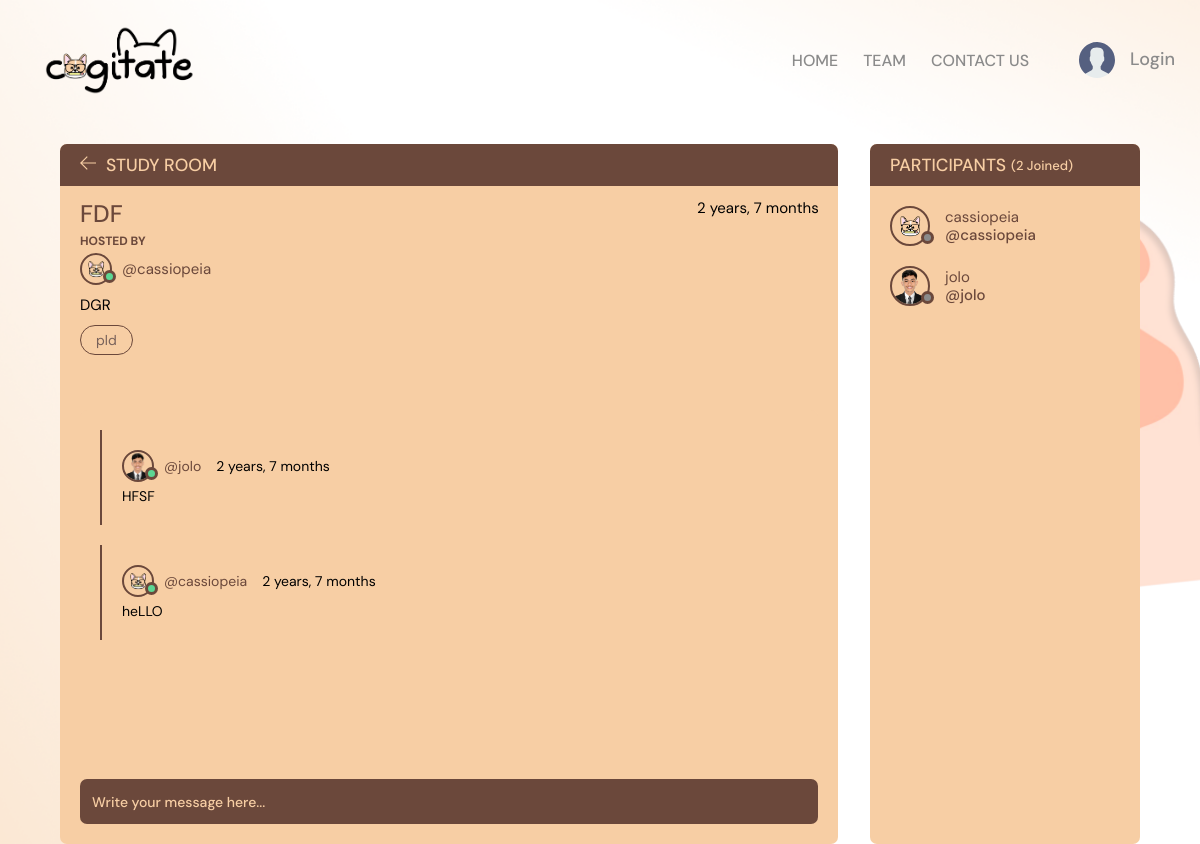
/room/13/, run on the app's committed database.
### base/models.py (models this page shows, shortened)
class Room(models.Model):
    host = models.ForeignKey(User, on_delete=models.SET_NULL, null=True)
    topic = models.ForeignKey(Topic, on_delete=models.SET_NULL, null=True)
    name = models.CharField(max_length=200)
    description = models.TextField(null=True, blank=True)
    participants = models.ManyToManyField(User, related_name='participants', blank=True)
    updated = models.DateTimeField(auto_now=True)
    created = models.DateTimeField(auto_now_add=True)
    class Meta:
        ordering = ['-updated', '-created']

class User(AbstractUser):
    name = models.CharField(max_length=200, null=True)
    email = models.EmailField(unique=True, null=True)
    bio = models.TextField(null=True)
    avatar = models.ImageField(null=True, default="avatar.svg")
    USERNAME_FIELD = 'email'
    REQUIRED_FIELDS = []

class Topic(models.Model):
    name = models.CharField(max_length=200)
    def __str__(self):
        return self.name

class Message(models.Model):
    user = models.ForeignKey(User, on_delete=models.CASCADE)
    room = models.ForeignKey(Room, on_delete=models.CASCADE)
    body = models.TextField()
    updated = models.DateTimeField(auto_now=True)
    created = models.DateTimeField(auto_now_add=True)
    class Meta:
        ordering = ['-updated', '-created']

### base/views.py (the view, shortened to what this page needs)
# urls.py: path('room/<str:pk>/', views.room, name="room"),
def room(request, pk):
    room = Room.objects.get(id=pk)
    room_messages = room.message_set.all().order_by('-created')
    participants = room.participants.all()
    context = {'room': room, 'room_messages': room_messages, 'participants': participants}
    return render(request, 'base/room.html', context)

### base/templates/base/room.html (shortened to what this page needs)
{% extends 'main.html' %}
{% block content %}
<main class="profile-page layout layout--2">
  <div class="container">
    <div class="room">
      <div class="room__top">
        <div class="room__topLeft">
          <a href="{% url 'forums' %}">
            <svg version="1.1" xmlns="http://www.w3.org/2000/svg" width="32" height="32" viewBox="0 0 32 32">
              <title>arrow-left</title>
              <path
                d="M13.723 2.286l-13.723 13.714 13.719 13.714 1.616-1.611-10.96-10.96h27.625v-2.286h-27.625l10.965-10.965-1.616-1.607z">
              </path>
            </svg>
          </a>
          <h3>Study Room</h3>
        </div>
      </div>
      <div class="room__box scroll">
        <div class="room__header scroll">
          <div class="room__info">
            <h3>{{room.name}}</h3>
            <span>{{room.created|timesince}}</span>
          </div>
          <div class="room__hosted">
            <p>Hosted By</p>
            <a href="{% url 'user-profile' room.host.id %}" class="room__author">
              <div class="avatar avatar--small">
                <img src="{{room.host.avatar.url}}" />
              </div>
              <span>@{{room.host.username}}</span>
            </a>
          </div>
          <div class="room__details">
            {{room.description}}
          </div>
          <span class="room__topics">{{room.topic}}</span>
        </div>
        <div class="room__conversation">
          <div class="threads scroll">
            {% for message in room_messages %}
            <div class="thread">
              <div class="thread__top">
                <div class="thread__author">
                  <a href="{% url 'user-profile' message.user.id%}" class="thread__authorInfo">
                    <div class="avatar avatar--small">
                      <img src="{{message.user.avatar.url}}" />
                    </div>
                    <span>@{{message.user.username}}</span>
                  </a>
                  <span class="thread__date">{{message.created|timesince}}</span>
                </div>
            </div>
            <div class="thread__details">
              {{message.body }}
            </div>
          </div>
          {% endfor %}
        </div>
      </div>
    </div>
    <div class="room__message">
      <form action="" method="POST">
        <input name="body" placeholder="Write your message here..." />
      </form>
    </div>
  </div>
  <div class="participants">
    <h3 class="participants__top">Participants <span>({{participants.count}} Joined)</span></h3>
    <div class="participants__list scroll">
      {% for user in participants %}
      <a href="{% url 'user-profile' user.id %}" class="participant">
        <div class="avatar avatar--medium">
          <img src="{{user.avatar.url}}" />
        </div>
        <p>
          {{user.username}}
          <span>@{{user.username}}</span>
        </p>
      </a>
      {% endfor %}
    </div>
  </div>
  </div>
</main>
{% endblock content %}

### templates/main.html (shortened to what this page needs)
<!DOCTYPE html>
{% load static %}
<html lang="en">
  <head>
    <link rel="stylesheet" href="{% static 'styles/style.css' %}" />
  </head>
  <body>
    {% include 'navbar.html' %}
    {% block content %}
    {% endblock %}
  </body>
</html>

### templates/navbar.html (shortened to what this page needs)
{% load static %}
<header class="header">
    <a href="{% url 'home' %}" class="header__logo">
        <img src="{% static 'images/logo.png' %}" alt="Logo" />
    </a>
    <nav class="header__menu">
        <div class="navigation-buttons">
            <a href="{% url 'home' %}">HOME</a>
            <div class="team-list-item">
                <a class="contact-link">TEAM</a>
            </div>
            <div class="contact-list-item">
                <a class="contact-link">CONTACT US</a>
            </div>
        </div>
        {% if request.user.is_authenticated %}
        <div class="header__user">
            <a href="{% url 'user-profile' pk=request.user.pk %}">
                <div class="avatar avatar--medium active">
                    <img src="{{request.user.avatar.url}}" alt="{{request.user.name}}" />
                </div>
                <p>{{request.user.name}}<span>@{{request.user.username}}</span></p>
            </a>
            <button class="dropdown-button">
                <svg version="1.1" xmlns="http://www.w3.org/2000/svg" width="32" height="32" viewBox="0 0 32 32">
                    <title>menu</title>
                    <path d="M16 21l-13-13h-3l16 16 16-16h-3l-13 13z"></path>
                </svg>
            </button>
            <div class="dropdown-menu">
                <a href="{% url 'update-user' %}" class="dropdown-link">
                    <svg version="1.1" xmlns="http://www.w3.org/2000/svg" width="32" height="32"
                        viewBox="0 0 32 32">
                        <title>tools</title>
                        <path
                            d="M27.465 32c-1.211 0-2.35-0.471-3.207-1.328l-9.392-9.391c-2.369 0.898-4.898 0.951-7.355 0.15-3.274-1.074-5.869-3.67-6.943-6.942-0.879-2.682-0.734-5.45 0.419-8.004 0.135-0.299 0.408-0.512 0.731-0.572 0.32-0.051 0.654 0.045 0.887 0.277l5.394 5.395 3.586-3.586-5.394-5.395c-0.232-0.232-0.336-0.564-0.276-0.887s0.272-0.596 0.572-0.732c2.552-1.152 5.318-1.295 8.001-0.418 3.274 1.074 5.869 3.67 6.943 6.942 0.806 2.457 0.752 4.987-0.15 7.358l9.392 9.391c0.844 0.842 1.328 2.012 1.328 3.207-0 2.5-2.034 4.535-4.535 4.535zM15.101 19.102c0.26 0 0.516 0.102 0.707 0.293l9.864 9.863c0.479 0.479 1.116 0.742 1.793 0.742 1.398 0 2.535-1.137 2.535-2.535 0-0.668-0.27-1.322-0.742-1.793l-9.864-9.863c-0.294-0.295-0.376-0.74-0.204-1.119 0.943-2.090 1.061-4.357 0.341-6.555-0.863-2.631-3.034-4.801-5.665-5.666-1.713-0.561-3.468-0.609-5.145-0.164l4.986 4.988c0.391 0.391 0.391 1.023 0 1.414l-5 5c-0.188 0.188-0.441 0.293-0.707 0.293s-0.52-0.105-0.707-0.293l-4.987-4.988c-0.45 1.682-0.397 3.436 0.164 5.146 0.863 2.631 3.034 4.801 5.665 5.666 2.2 0.721 4.466 0.604 6.555-0.342 0.132-0.059 0.271-0.088 0.411-0.088z">
                        </path>
                    </svg>
                    Settings
                </a>
                <a href="{% url 'logout' %}" class="dropdown-link">
                    <svg version="1.1" xmlns="http://www.w3.org/2000/svg" width="32" height="32"
                        viewBox="0 0 32 32">
                        <title>sign-out</title>
                        <path
                            d="M3 0h22c0.553 0 1 0 1 0.553l-0 3.447h-2v-2h-20v28h20v-2h2l0 3.447c0 0.553-0.447 0.553-1 0.553h-22c-0.553 0-1-0.447-1-1v-30c0-0.553 0.447-1 1-1z">
                        </path>
                        <path
                            d="M21.879 21.293l1.414 1.414 6.707-6.707-6.707-6.707-1.414 1.414 4.293 4.293h-14.172v2h14.172l-4.293 4.293z">
                        </path>
                    </svg>
                    Logout
                </a>
            </div>
        </div>
        {% else %}
        <a href="{% url 'login' %}">
            <img src="{% static 'images/avatar.svg' %}" alt="Avatar" />
            <p>Login</p>
        </a>
        {% endif %}
    </nav>
</header>

### templates/main.html (style rules this page uses)
body { font-weight: 400; font-size: 1.5rem; min-height: 100vh; background-image: url('images/bg-paw.png'); background-size: cover; background-position: top right; background-repeat: no-repeat; }

### data on the page
Room: name "FDF", created "2 years, 7 months", host.avatar (picture), host.username "cassiopeia", description "DGR", topic "pld"
Message: user.avatar (picture), user.username "jolo", created "2 years, 7 months", body "HFSF"
Message: user.avatar (picture), user.username "cassiopeia", created "2 years, 7 months", body "heLLO"
User: avatar (picture), username "cassiopeia"
User: avatar (picture), username "jolo"

### other printed values
{{ participants.count }} "2"
